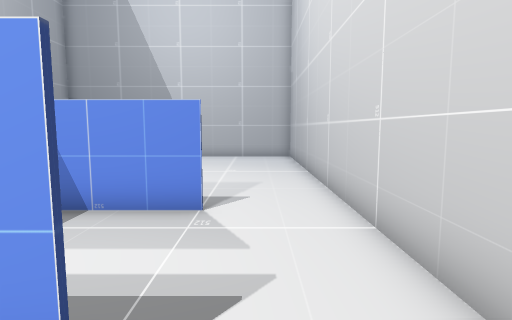
[1] (above)

16 first-person views from a walk through a 3-D level made in the Unity game engine. The camera is 1.5 m above the floor, tilts 6° down and sees 80° across. The floor is counted in squares, 1 m on a side. Each view is taken from the middle of a square. On the plan, view 1 faces up. The plan holds only what a view shows up to about 15 squares ahead; the rest is blank.

[2]
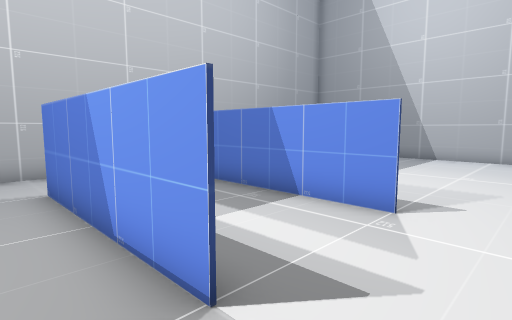

[3]
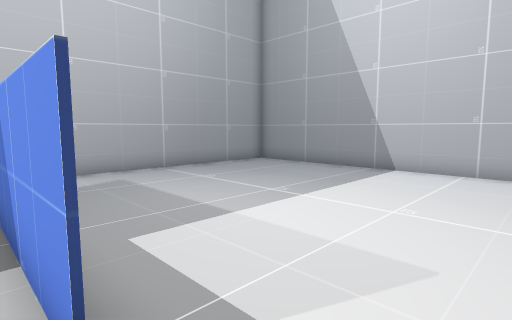

[4]
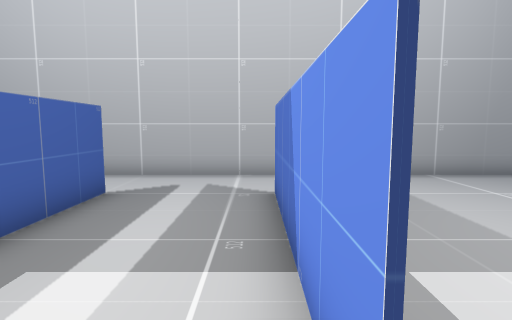

[5]
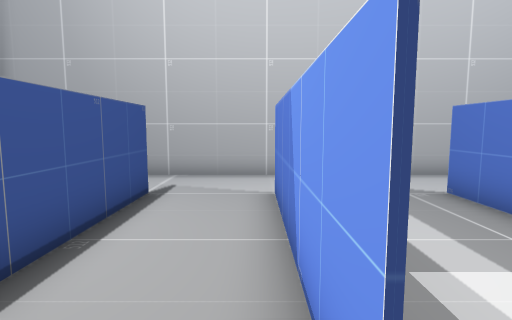

[6]
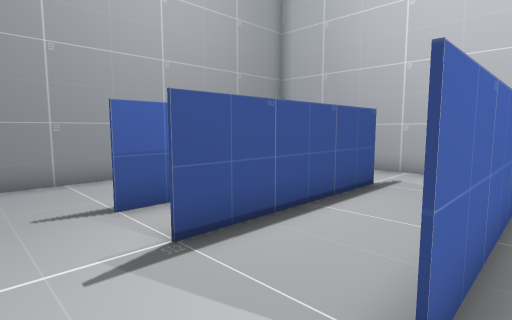

[7]
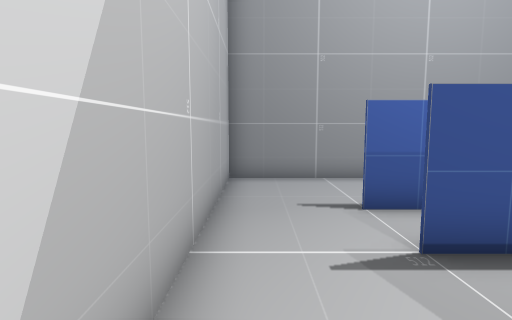

[8]
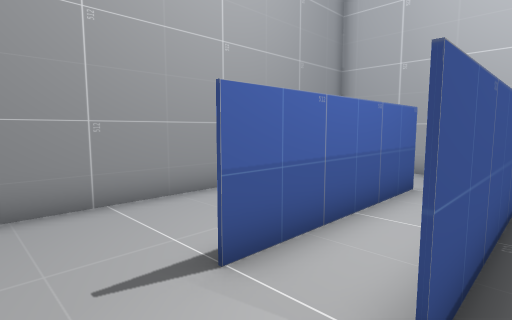

[9]
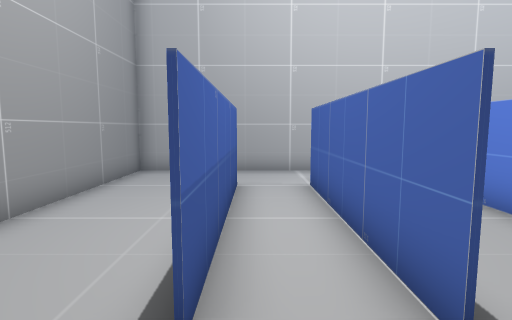

[10]
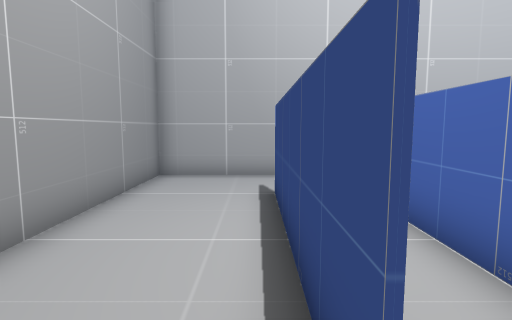

[11]
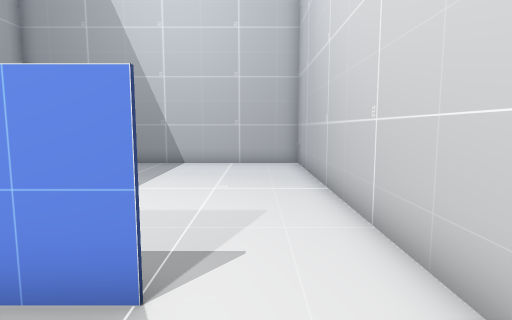

[12]
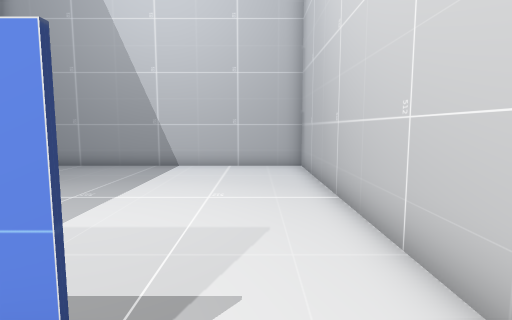

[13]
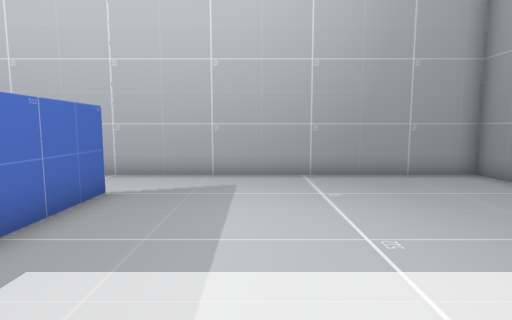

[14]
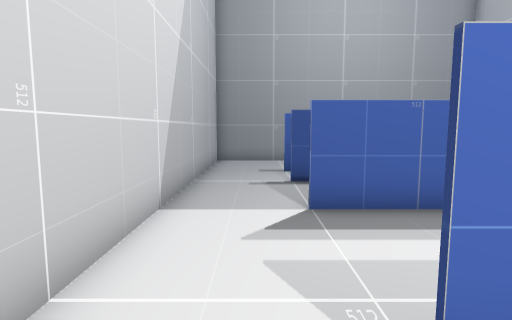

[15]
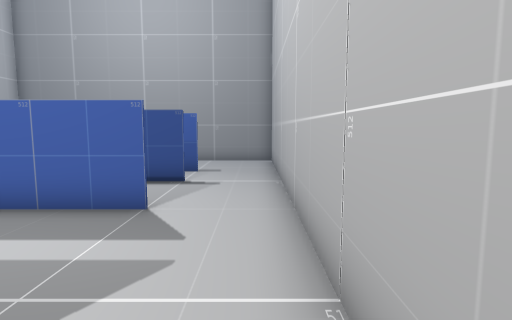

[16]
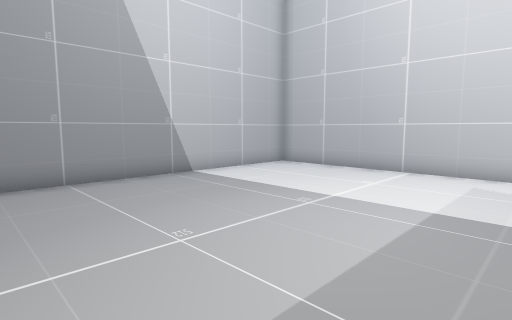

### Floor plan
Ten units are one square. View 1 is at (0, 0); x grows to the right and y downward. Boxes are objects, and circles mark ways between rooms. Rooms are numbered by the first view taken in them; rooms with no view inside come last. Other rooms are left out.
<svg viewBox="-102 -166 125 242">
<path fill="none" stroke="#000" d="M-9 -14 -70 -14M-70 15 -9 15M-97 -24 -97 6M18 6 18 -24M-9 -54 -70 -54M-70 -15 -9 -15M18 -24 18 -66M-97 -66 -97 -24M-9 16 -70 16M-70 35 -9 35M-97 6 -97 36M18 36 18 6M-9 36 -70 36M-97 36 -97 71 18 71 18 36M-14 -55 -9 -55M-70 -55 -40 -55M18 -66 18 -161 -97 -161 -97 -66"/>
<circle cx="-85" cy="-20" r="3" fill="#2a7"/>
<circle cx="5" cy="-20" r="3" fill="#2a7"/>
<circle cx="-85" cy="10" r="3" fill="#2a7"/>
<circle cx="5" cy="10" r="3" fill="#2a7"/>
<circle cx="-85" cy="-60" r="3" fill="#2a7"/>
<circle cx="5" cy="-60" r="3" fill="#2a7"/>
<circle cx="-85" cy="30" r="3" fill="#2a7"/>
<circle cx="5" cy="30" r="3" fill="#2a7"/>
<text x="-40" y="-10">1</text>
<text x="-40" y="-40">2</text>
<text x="-40" y="20">3</text>
<text x="-40" y="50">4</text>
<text x="-40" y="-110">5</text>
</svg>
Room 1 opens to room 2. Room 1 opens to room 3. Room 2 opens to room 5. Room 3 opens to room 4.

Where each view was taken, in squares from view 1:
view 1: 0 up, 0 right, facing up
view 2: 0 up, 1 right, facing up-left
view 3: 5 up, 1 right, facing up-left
view 4: 5 up, 0 right, facing left
view 5: 1 up, 0 right, facing left
view 6: 2 up, 1 right, facing down-left
view 7: 2 up, 1 right, facing down
view 8: 1 down, 1 right, facing down-left
view 9: 3 down, 1 right, facing left
view 10: 4 down, 0 right, facing left
view 11: 3 up, 0 right, facing up
view 12: 4 up, 0 right, facing up
view 13: 9 up, 0 right, facing left
view 14: 7 up, 0 right, facing down
view 15: 7 up, 9 left, facing down
view 16: 7 up, 9 left, facing up-right
